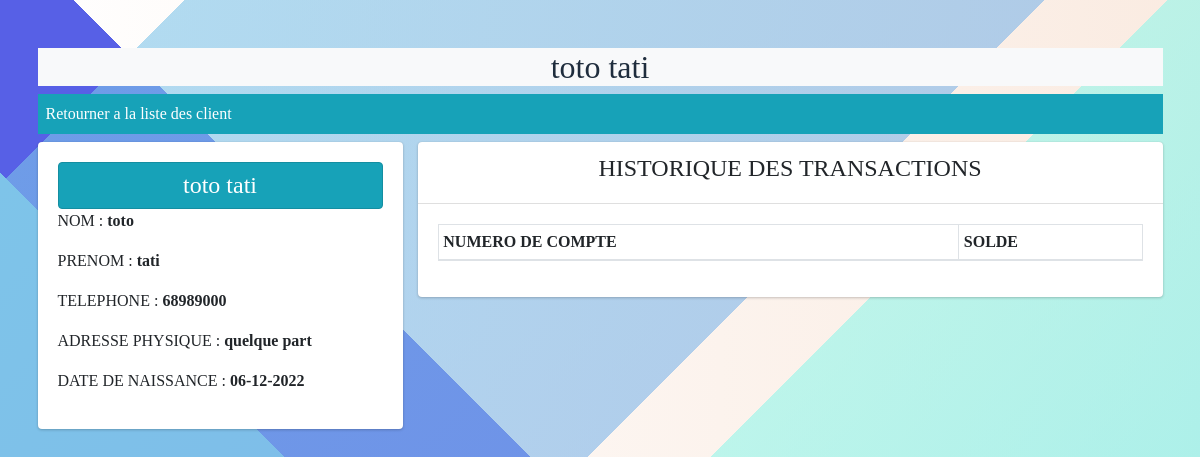
Page /client/show/1 on the committed database.
### moneysys/models.py (models this page shows)
class Client(models.Model):
    nom = models.CharField(max_length=70)
    prenom = models.CharField(max_length=70)
    telephone = models.IntegerField(max_length=70)
    adresse = models.CharField(max_length=200)
    dtn=models.DateField(blank=True)
    lieu = models.CharField(max_length=200,blank=True, null=True)
    photo = models.ImageField(null=True, blank=True, upload_to="photos/")
    created_at = models.DateTimeField(auto_now_add=True,blank=True)
    updated_at = models.DateTimeField(auto_now=True,blank=True)
    agence = models.ForeignKey(Agence, null=True, on_delete=models.SET_NULL)
    user = models.ForeignKey(User, null=True, on_delete=models.SET_NULL)
    def __str__(self) -> str:
        return "{} {}".format(self.nom,self.prenom)

### moneysys/views.py (the view)
# urls.py: path('client/show/<int:id>',views.show_client, name = "show_client"),
def show_client(request, id):
    pi = Client.objects.get(pk=id)
    return render(request, 'Clients/show.html',{'client':pi})

### moneysys/templates/Clients/show.html (shortened to what this page needs)
{% extends 'Clients/client.html' %}
{% block header %}
<h2 class="text-center bg-light">{{ client }}</h2>
  <div class="bg-info p-2 mb-2"><a href="/client">Retourner a la liste des client</a></div>
{% endblock header %}
{% block content %}
<div class="row">
    <div class="col-md-4 col-sm-12">
      <div class="card">
        <div class="card-body">
          <h4 class="text-center alert alert alert-info ">{{ client }} </h4>
          <p>NOM : <span class="text-bold">{{ client.nom }}</span></p>
          <p>PRENOM : <span class="text-bold">{{ client.prenom }}</span></p>
          <p>TELEPHONE : <span class="text-bold">{{ client.telephone }}</span></p>
          <p>ADRESSE PHYSIQUE : <span class="text-bold">{{ client.adresse }}</span></p>
          <p>DATE DE NAISSANCE : <span class="text-bold">{{client.dtn|date:"d-m-Y" }}</span></p>
        </div>
      </div>
    </div>
    <div class="col-md-8 col-sm-12">
        <div class="card">
          <div class="card-header"><h4 class="text-center">HISTORIQUE DES TRANSACTIONS</h4></div>
          <div class="card-body">
            <div class="table-responsive">
        {% if True %}
        <table class="table table-hover table-bordered table-sm table-striped data-table">
            <thead>
              <tr>
                <th scope="col">NUMERO DE COMPTE</th>
                <th> SOLDE </th>
              </tr>
            </thead>
              </table>
            {% else %}
            <h4 class="text-center alert alert-warning">AUCUNE OPERATION</h4>
            {% endif %}
            </div>
          </div>
        </div>
    </div>
</div>
{% endblock content %}

### moneysys/static/assets/css/style.css (style rules this page uses)
.alert { margin-bottom: 0; padding: 0.5rem 1.75rem; }
body { font-family: 'outfit'; }
.text-bold { font-weight: 800; }
body { height: 100vh; background-image: linear-gradient(135deg, transparent 0%, transparent 9%,rgba(126, 196, 233,0.6) 9%, rgba(126, 181, 233, 0.6) 51%,transparent 51%, transparent 57%,rgba(146, 246, 234,0.6) 57%, rgba(102, 241, 243, 0.6) 100%),linear-gradient(45deg, transparent 0%, transparent 12%,rgb(126, 196, 233) 12%, rgb(126, 196, 233) 33%,rgb(87, 96, 230) 33%, rgb(87, 96, 230) 45%,transparent 45%, transparent 100%),linear-gradient(90deg, rgb(255,255,255),rgb(250, 235, 225)); }

### rows in the picture
Client: nom+prenom "toto tati", nom "toto", prenom "tati", telephone "68989000", adresse "quelque part", dtn "06-12-2022"
